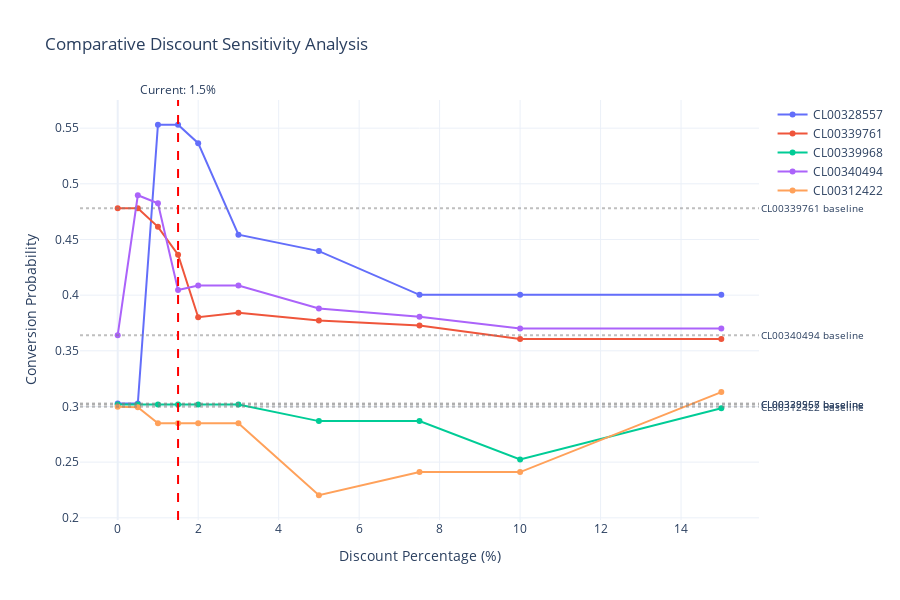

Write notebook code for a chart like this one.
### Code cell
# COMPARATIVE DISCOUNT RESPONSE CURVES FOR ALL CUSTOMERS
print("\n=== CREATING COMPARATIVE DISCOUNT RESPONSE CHART ===")

# Define discount levels to test
discount_levels = [0, 0.5, 1.0, 1.5, 2.0, 3.0, 5.0, 7.5, 10.0, 15.0]  # %

# Create a DataFrame to store all results
comparison_data = []

for cust_id in selected_ids:
    cust_quotes = df_sim[df_sim['numero_compte'] == cust_id].copy()
    base_price = cust_quotes['mt_apres_remise_ht_devis'].sum()
    baseline_prob = baseline_df[baseline_df['customer_id'] == cust_id]['baseline_prob'].iloc[0]
    
    for discount_pct in discount_levels:
        # Apply discount
        modified = cust_quotes.copy()
        discount_amount = base_price * (discount_pct / 100)
        
        if 'mt_remise_exceptionnelle_ht' in modified.columns:
            modified['mt_remise_exceptionnelle_ht'] = modified['mt_remise_exceptionnelle_ht'].fillna(0) - discount_amount
        
        if 'mt_apres_remise_ht_devis' in modified.columns:
            modified['mt_apres_remise_ht_devis'] = base_price - discount_amount
        
        # Get probability
        prob = run_simulation_get_prob(cust_id, modified, model, feature_names)
        
        comparison_data.append({
            'customer_id': cust_id,
            'discount_pct': discount_pct,
            'discount_amount': discount_amount,
            'probability': prob,
            'baseline_prob': baseline_prob,
            'delta': prob - baseline_prob
        })

comparison_df = pd.DataFrame(comparison_data)

# Create interactive comparison chart
fig = go.Figure()

# Add one line per customer
for cust_id in selected_ids:
    cust_data = comparison_df[comparison_df['customer_id'] == cust_id]
    
    fig.add_trace(go.Scatter(
        x=cust_data['discount_pct'],
        y=cust_data['probability'],
        mode='lines+markers',
        name=cust_id,
        hovertemplate=(
            f"Customer: {cust_id}<br>" +
            "Discount: %{x}%<br>" +
            "Probability: %{y:.3f}<br>" +
            "Δ from baseline: %{customdata:.3f}<br>" +
            "Discount amount: €%{text:.2f}"
        ),
        customdata=cust_data['delta'],
        text=cust_data['discount_amount']
    ))

# Add baseline reference (0% discount)
for cust_id in selected_ids:
    baseline = comparison_df[
        (comparison_df['customer_id'] == cust_id) & 
        (comparison_df['discount_pct'] == 0)
    ]['probability'].iloc[0]
    
    fig.add_hline(
        y=baseline, 
        line_dash="dot", 
        line_color="gray", 
        opacity=0.5,
        annotation_text=f"{cust_id} baseline",
        annotation_position="right",
        annotation_font_size=10
    )

# Layout
fig.update_layout(
    title="Comparative Discount Sensitivity Analysis",
    xaxis_title="Discount Percentage (%)",
    yaxis_title="Conversion Probability",
    hovermode="closest",
    template="plotly_white",
    height=600,
    showlegend=True
)

# Add current scenario marker (1.5%)
fig.add_vline(x=1.5, line_dash="dash", line_color="red",
              annotation_text="Current: 1.5%", annotation_position="top")

fig.show()

print("✓ Comparative discount response curves created!")
print("✓ Hover over any point to see customer-specific details")
print("✓ Each line shows a different customer's sensitivity to discounts")

### Figure 1 — Plotly figure (JSON) as saved in the notebook; plotly's stock layout.template omitted (floating-point values rounded to 4 significant figures)
{"data": [{"customdata": [0.0, 0.0, 0.2504, 0.2504, 0.2338, 0.1517, 0.1369, 0.0976, 0.0976, 0.0976], "hovertemplate": "Customer: CL00328557<br>Discount: %{x}%<br>Probability: %{y:.3f}<br>Δ from baseline: %{customdata:.3f}<br>Discount amount: €%{text:.2f}", "mode": "lines+markers", "name": "CL00328557", "text": [0.0, 28.72, 57.45, 86.17, 114.9, 172.3, 287.2, 430.8, 574.5, 861.7], "type": "scatter", "x": [0.0, 0.5, 1.0, 1.5, 2.0, 3.0, 5.0, 7.5, 10.0, 15.0], "y": [0.3026, 0.3026, 0.553, 0.553, 0.5365, 0.4543, 0.4396, 0.4002, 0.4002, 0.4002]}, {"customdata": [0.0, 0.0, -0.01666, -0.04175, -0.0978, -0.09385, -0.1007, -0.1053, -0.1175, -0.1175], "hovertemplate": "Customer: CL00339761<br>Discount: %{x}%<br>Probability: %{y:.3f}<br>Δ from baseline: %{customdata:.3f}<br>Discount amount: €%{text:.2f}", "mode": "lines+markers", "name": "CL00339761", "text": [0.0, 73.19, 146.4, 219.6, 292.8, 439.1, 731.9, 1098.0, 1464.0, 2196.0], "type": "scatter", "x": [0.0, 0.5, 1.0, 1.5, 2.0, 3.0, 5.0, 7.5, 10.0, 15.0], "y": [0.478, 0.478, 0.4613, 0.4362, 0.3802, 0.3841, 0.3773, 0.3727, 0.3605, 0.3605]}, {"customdata": [0.0, 0.0, 0.0, 0.0, 0.0, 0.0, -0.01498, -0.01498, -0.04945, -0.0035], "hovertemplate": "Customer: CL00339968<br>Discount: %{x}%<br>Probability: %{y:.3f}<br>Δ from baseline: %{customdata:.3f}<br>Discount amount: €%{text:.2f}", "mode": "lines+markers", "name": "CL00339968", "text": [0.0, 79.77, 159.5, 239.3, 319.1, 478.6, 797.7, 1197.0, 1595.0, 2393.0], "type": "scatter", "x": [0.0, 0.5, 1.0, 1.5, 2.0, 3.0, 5.0, 7.5, 10.0, 15.0], "y": [0.3018, 0.3018, 0.3018, 0.3018, 0.3018, 0.3018, 0.2869, 0.2869, 0.2524, 0.2983]}, {"customdata": [0.1906, 0.3162, 0.309, 0.2312, 0.2352, 0.2352, 0.2146, 0.207, 0.1966, 0.1966], "hovertemplate": "Customer: CL00340494<br>Discount: %{x}%<br>Probability: %{y:.3f}<br>Δ from baseline: %{customdata:.3f}<br>Discount amount: €%{text:.2f}", "mode": "lines+markers", "name": "CL00340494", "text": [0.0, 200.3, 400.6, 600.9, 801.3, 1202.0, 2003.0, 3005.0, 4006.0, 6009.0], "type": "scatter", "x": [0.0, 0.5, 1.0, 1.5, 2.0, 3.0, 5.0, 7.5, 10.0, 15.0], "y": [0.364, 0.4897, 0.4825, 0.4047, 0.4087, 0.4087, 0.3881, 0.3805, 0.3701, 0.3701]}, {"customdata": [0.01994, 0.01965, 0.005098, 0.005098, 0.005098, 0.005098, -0.0595, -0.0387, -0.0387, 0.03317], "hovertemplate": "Customer: CL00312422<br>Discount: %{x}%<br>Probability: %{y:.3f}<br>Δ from baseline: %{customdata:.3f}<br>Discount amount: €%{text:.2f}", "mode": "lines+markers", "name": "CL00312422", "text": [0.0, 159.9, 319.7, 479.6, 639.5, 959.2, 1599.0, 2398.0, 3197.0, 4796.0], "type": "scatter", "x": [0.0, 0.5, 1.0, 1.5, 2.0, 3.0, 5.0, 7.5, 10.0, 15.0], "y": [0.2997, 0.2994, 0.2849, 0.2849, 0.2849, 0.2849, 0.2203, 0.2411, 0.2411, 0.3129]}], "layout": {"annotations": [{"font": {"size": 10}, "showarrow": false, "text": "CL00328557 baseline", "x": 1, "xanchor": "left", "xref": "x domain", "y": 0.3026, "yanchor": "middle", "yref": "y"}, {"font": {"size": 10}, "showarrow": false, "text": "CL00339761 baseline", "x": 1, "xanchor": "left", "xref": "x domain", "y": 0.478, "yanchor": "middle", "yref": "y"}, {"font": {"size": 10}, "showarrow": false, "text": "CL00339968 baseline", "x": 1, "xanchor": "left", "xref": "x domain", "y": 0.3018, "yanchor": "middle", "yref": "y"}, {"font": {"size": 10}, "showarrow": false, "text": "CL00340494 baseline", "x": 1, "xanchor": "left", "xref": "x domain", "y": 0.364, "yanchor": "middle", "yref": "y"}, {"font": {"size": 10}, "showarrow": false, "text": "CL00312422 baseline", "x": 1, "xanchor": "left", "xref": "x domain", "y": 0.2997, "yanchor": "middle", "yref": "y"}, {"showarrow": false, "text": "Current: 1.5%", "x": 1.5, "xanchor": "center", "xref": "x", "y": 1, "yanchor": "bottom", "yref": "y domain"}], "height": 600, "hovermode": "closest", "shapes": [{"line": {"color": "gray", "dash": "dot"}, "opacity": 0.5, "type": "line", "x0": 0, "x1": 1, "xref": "x domain", "y0": 0.3026, "y1": 0.3026, "yref": "y"}, {"line": {"color": "gray", "dash": "dot"}, "opacity": 0.5, "type": "line", "x0": 0, "x1": 1, "xref": "x domain", "y0": 0.478, "y1": 0.478, "yref": "y"}, {"line": {"color": "gray", "dash": "dot"}, "opacity": 0.5, "type": "line", "x0": 0, "x1": 1, "xref": "x domain", "y0": 0.3018, "y1": 0.3018, "yref": "y"}, {"line": {"color": "gray", "dash": "dot"}, "opacity": 0.5, "type": "line", "x0": 0, "x1": 1, "xref": "x domain", "y0": 0.364, "y1": 0.364, "yref": "y"}, {"line": {"color": "gray", "dash": "dot"}, "opacity": 0.5, "type": "line", "x0": 0, "x1": 1, "xref": "x domain", "y0": 0.2997, "y1": 0.2997, "yref": "y"}, {"line": {"color": "red", "dash": "dash"}, "type": "line", "x0": 1.5, "x1": 1.5, "xref": "x", "y0": 0, "y1": 1, "yref": "y domain"}], "showlegend": true, "title": {"text": "Comparative Discount Sensitivity Analysis"}, "xaxis": {"title": {"text": "Discount Percentage (%)"}}, "yaxis": {"title": {"text": "Conversion Probability"}}}}
